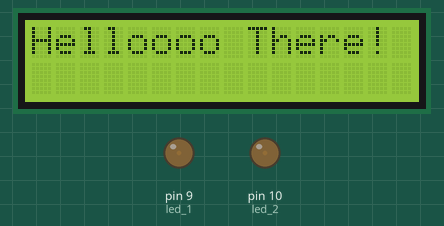
The sketch below on a simulated Arduino Uno, built with avr-gcc and run on an emulated ATmega328P. On the bench: 16×2 character LCD, output pins drawn as LEDs (lit = HIGH).

Above: at 0.1 s.
At 2.2 s:
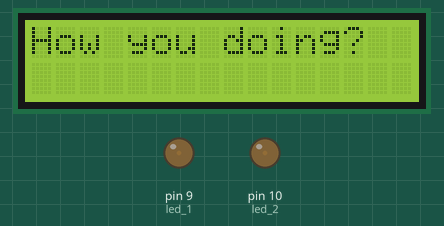
Timing chart, 0 to 129.7 s (numbered marks = the images above):
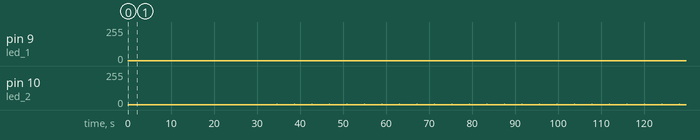

The sketch:

typer.ino
```cpp
#include <LiquidCrystal.h>

LiquidCrystal lcd(1, 2, 4, 5, 6, 7);

// Led vars
int led_1 = 9;
int led_2 = 10;
int led_bright = 5;
int led_dimm = 1;
int led_off = 0;
int led_rate_fast = 30;

void setup() {

  // Setup Led
  pinMode(led_1, OUTPUT);
  pinMode(led_2, OUTPUT);
  analogWrite(led_1, led_dimm);
  analogWrite(led_2, led_dimm);

  // Setup LCD
  lcd.begin(16, 2);
  lcd.clear();
}


void flashWhite() {
  analogWrite(led_1, led_bright);
  delay(led_rate_fast);
  analogWrite(led_1, led_dimm);
}

void flashRed() {
  analogWrite(led_2, led_bright);
  delay(led_rate_fast);
  analogWrite(led_2, led_dimm);
}


void loop() {
  flashWhite();
  lcd.print("Helloooo There!");
  delay(2000);
  lcd.clear();
  flashRed();
  lcd.print("How you doing?");
  delay(2000);
  lcd.clear();
}
```

Measured:
- by itself, pin 9 (led_1), pin 10 (led_2): alternates 5/255 for 0.03 s and 1/255 for 4.0 s
- what the display in image 0 shows lasts 2.0 s, from 0.1 s to 2.1 s
